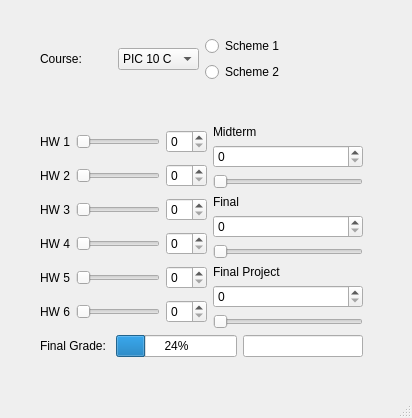
<?xml version="1.0" encoding="UTF-8"?>
<ui version="4.0">
 <class>MainWindow</class>
 <widget class="QMainWindow" name="MainWindow">
  <property name="geometry">
   <rect>
    <x>0</x>
    <y>0</y>
    <width>412</width>
    <height>418</height>
   </rect>
  </property>
  <property name="windowTitle">
   <string>MainWindow</string>
  </property>
  <widget class="QWidget" name="centralwidget">
   <widget class="QWidget" name="">
    <property name="geometry">
     <rect>
      <x>40</x>
      <y>0</y>
      <width>323</width>
      <height>357</height>
     </rect>
    </property>
    <layout class="QGridLayout" name="gridLayout_3">
     <item row="0" column="0">
      <widget class="QSplitter" name="splitter">
       <property name="orientation">
        <enum>Qt::Horizontal</enum>
       </property>
       <widget class="QWidget" name="">
        <layout class="QGridLayout" name="gridLayout_2">
         <item row="0" column="0">
          <layout class="QHBoxLayout" name="horizontalLayout">
           <item>
            <widget class="QLabel" name="label">
             <property name="text">
              <string>Course: </string>
             </property>
            </widget>
           </item>
           <item>
            <widget class="QComboBox" name="comboBox">
             <item>
              <property name="text">
               <string>PIC 10 C</string>
              </property>
             </item>
             <item>
              <property name="text">
               <string>Math 182</string>
              </property>
             </item>
             <item>
              <property name="text">
               <string>Math 168</string>
              </property>
             </item>
            </widget>
           </item>
          </layout>
         </item>
         <item row="0" column="1">
          <layout class="QVBoxLayout" name="verticalLayout_3">
           <item>
            <widget class="QRadioButton" name="radioButton">
             <property name="text">
              <string>Scheme 1</string>
             </property>
            </widget>
           </item>
           <item>
            <widget class="QRadioButton" name="radioButton_2">
             <property name="text">
              <string>Scheme 2</string>
             </property>
            </widget>
           </item>
          </layout>
         </item>
        </layout>
       </widget>
      </widget>
     </item>
     <item row="1" column="0">
      <layout class="QVBoxLayout" name="verticalLayout">
       <item>
        <layout class="QHBoxLayout" name="horizontalLayout_8">
         <item>
          <layout class="QVBoxLayout" name="verticalLayout_2">
           <item>
            <layout class="QHBoxLayout" name="horizontalLayout_2">
             <item>
              <widget class="QLabel" name="label_2">
               <property name="text">
                <string>HW 1</string>
               </property>
              </widget>
             </item>
             <item>
              <widget class="QSlider" name="horizontalSlider">
               <property name="orientation">
                <enum>Qt::Horizontal</enum>
               </property>
              </widget>
             </item>
             <item>
              <widget class="QSpinBox" name="spinBox"/>
             </item>
            </layout>
           </item>
           <item>
            <layout class="QHBoxLayout" name="horizontalLayout_3">
             <item>
              <widget class="QLabel" name="label_3">
               <property name="text">
                <string>HW 2</string>
               </property>
              </widget>
             </item>
             <item>
              <widget class="QSlider" name="horizontalSlider_2">
               <property name="orientation">
                <enum>Qt::Horizontal</enum>
               </property>
              </widget>
             </item>
             <item>
              <widget class="QSpinBox" name="spinBox_2"/>
             </item>
            </layout>
           </item>
           <item>
            <layout class="QHBoxLayout" name="horizontalLayout_4">
             <item>
              <widget class="QLabel" name="label_4">
               <property name="text">
                <string>HW 3</string>
               </property>
              </widget>
             </item>
             <item>
              <widget class="QSlider" name="horizontalSlider_3">
               <property name="orientation">
                <enum>Qt::Horizontal</enum>
               </property>
              </widget>
             </item>
             <item>
              <widget class="QSpinBox" name="spinBox_3"/>
             </item>
            </layout>
           </item>
           <item>
            <layout class="QHBoxLayout" name="horizontalLayout_5">
             <item>
              <widget class="QLabel" name="label_5">
               <property name="text">
                <string>HW 4</string>
               </property>
              </widget>
             </item>
             <item>
              <widget class="QSlider" name="horizontalSlider_4">
               <property name="orientation">
                <enum>Qt::Horizontal</enum>
               </property>
              </widget>
             </item>
             <item>
              <widget class="QSpinBox" name="spinBox_4"/>
             </item>
            </layout>
           </item>
           <item>
            <layout class="QHBoxLayout" name="horizontalLayout_7">
             <item>
              <widget class="QLabel" name="label_10">
               <property name="text">
                <string>HW 5</string>
               </property>
              </widget>
             </item>
             <item>
              <widget class="QSlider" name="horizontalSlider_9">
               <property name="orientation">
                <enum>Qt::Horizontal</enum>
               </property>
              </widget>
             </item>
             <item>
              <widget class="QSpinBox" name="spinBox_9"/>
             </item>
            </layout>
           </item>
           <item>
            <layout class="QHBoxLayout" name="horizontalLayout_6">
             <item>
              <widget class="QLabel" name="label_6">
               <property name="text">
                <string>HW 6</string>
               </property>
              </widget>
             </item>
             <item>
              <widget class="QSlider" name="horizontalSlider_5">
               <property name="orientation">
                <enum>Qt::Horizontal</enum>
               </property>
              </widget>
             </item>
             <item>
              <widget class="QSpinBox" name="spinBox_5"/>
             </item>
            </layout>
           </item>
          </layout>
         </item>
         <item>
          <layout class="QGridLayout" name="gridLayout">
           <item row="4" column="0">
            <widget class="QLabel" name="label_8">
             <property name="text">
              <string>Final</string>
             </property>
            </widget>
           </item>
           <item row="1" column="0">
            <widget class="QLabel" name="label_7">
             <property name="text">
              <string>Midterm</string>
             </property>
            </widget>
           </item>
           <item row="8" column="0">
            <widget class="QSpinBox" name="spinBox_6"/>
           </item>
           <item row="5" column="0">
            <widget class="QSpinBox" name="spinBox_7"/>
           </item>
           <item row="9" column="0">
            <widget class="QSlider" name="horizontalSlider_8">
             <property name="orientation">
              <enum>Qt::Horizontal</enum>
             </property>
            </widget>
           </item>
           <item row="7" column="0">
            <widget class="QLabel" name="label_9">
             <property name="text">
              <string>Final Project</string>
             </property>
            </widget>
           </item>
           <item row="2" column="0">
            <widget class="QSpinBox" name="spinBox_8"/>
           </item>
           <item row="3" column="0">
            <widget class="QSlider" name="horizontalSlider_6">
             <property name="orientation">
              <enum>Qt::Horizontal</enum>
             </property>
            </widget>
           </item>
           <item row="6" column="0">
            <widget class="QSlider" name="horizontalSlider_7">
             <property name="orientation">
              <enum>Qt::Horizontal</enum>
             </property>
            </widget>
           </item>
          </layout>
         </item>
        </layout>
       </item>
       <item>
        <layout class="QHBoxLayout" name="horizontalLayout_10">
         <item>
          <widget class="QLabel" name="label_11">
           <property name="text">
            <string>Final Grade: </string>
           </property>
          </widget>
         </item>
         <item>
          <widget class="QProgressBar" name="progressBar">
           <property name="value">
            <number>24</number>
           </property>
          </widget>
         </item>
         <item>
          <layout class="QHBoxLayout" name="horizontalLayout_9">
           <item>
            <widget class="QLineEdit" name="lineEdit"/>
           </item>
          </layout>
         </item>
        </layout>
       </item>
      </layout>
     </item>
    </layout>
   </widget>
  </widget>
  <widget class="QMenuBar" name="menubar">
   <property name="geometry">
    <rect>
     <x>0</x>
     <y>0</y>
     <width>412</width>
     <height>22</height>
    </rect>
   </property>
  </widget>
  <widget class="QStatusBar" name="statusbar"/>
 </widget>
 <resources/>
 <connections/>
</ui>
